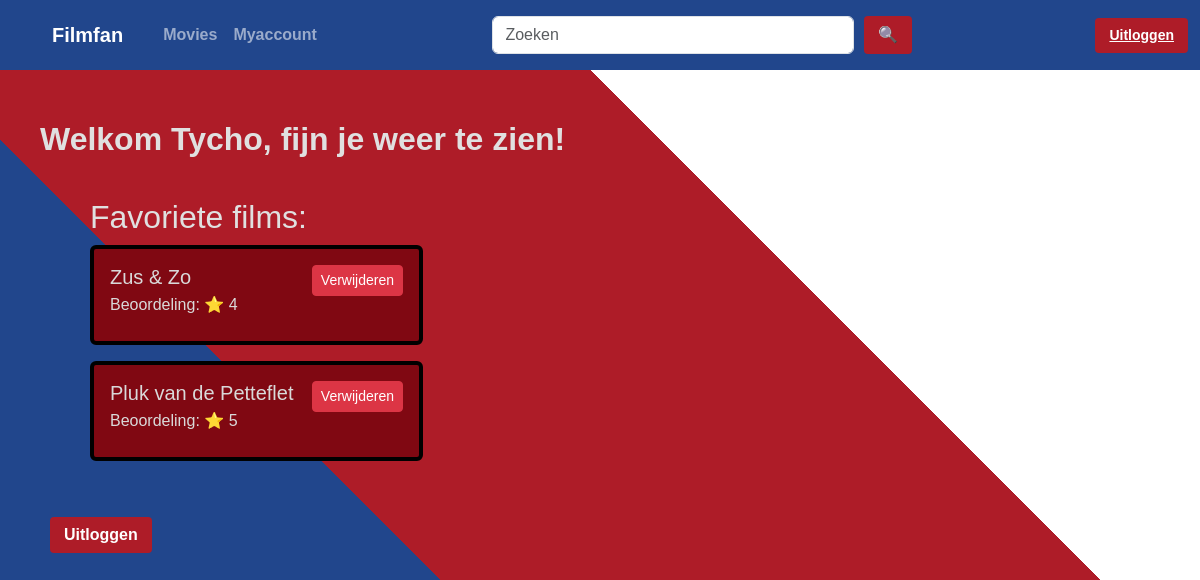
The page /myaccount (signed in) on the database its author committed.
### app/models.py (models this page shows, shortened)
class Film(db.Model):
    id: Mapped[int] = mapped_column(primary_key=True)
    title: Mapped[str] = mapped_column(Text)
    regisseur_id: Mapped[int] = mapped_column(ForeignKey("regisseur.id"))
    release_datum: Mapped[date] = mapped_column(Date, nullable=False)
    trailer_url: Mapped[str] = mapped_column(Text, nullable=False)
    regisseur = relationship("Regisseur", back_populates="films")
    rollen = relationship("Rol", back_populates="film")
    favorite_links = relationship("Favorite", back_populates="film")
    ratings = relationship("Rating", back_populates="film")

### app/users/routes.py (the view)
@bp.route("/myaccount")
def myaccount():
    user_id = session.get("user_id")
    if not user_id:
        flash("Je moet eerst inloggen om je account te zien.", "warning")
        return redirect("/login")
    query = (
        db.select(UserFavoriteRating, Film)
        .join(Film, Film.id == UserFavoriteRating.film_id)
        .where(UserFavoriteRating.user_id == user_id)
    )
    favorites = db.session.execute(query).all()
    return render_template("myaccount.html", favorites=favorites)

### app/users/templates/Myaccount.html (shortened to what this page needs)
{% extends "template.html" %}
{% block stylesheet %}
<link rel="stylesheet" href="{{ url_for('static', filename='css/template.css') }}">
<link rel="stylesheet" href="{{ url_for('static', filename='css/myaccount.css') }}">
{% endblock %}
{% block content %}
<h2> <strong>Welkom {{ session.get('username') }}, fijn je weer te zien!</strong></h2>
<div class="content-margin">
    <h2>Favoriete films:</h2>
    {% if favorites %}
    {% for ufr, film in favorites %}
    <div class="card mb-3">
        <div class="card-body d-flex justify-content-between align-items-start">
            <div>
                <h5 class="card-title mb-1">
                    <a href="/film/{{ film.id }}" class="text-decoration-none">
                        {{ film.title }}
                    </a>
                </h5>
                {% if ufr.rating %}
                <p class="card-text mb-2">Beoordeling: ⭐ {{ ufr.rating }}</p>
                {% else %}
                <p class="card-text mb-2">Beoordeling: Nog niet beoordeeld</p>
                {% endif %}
            </div>
            <form action="{{ url_for('films.favorite', film_id=film.id) }}" method="POST">
                <button type="submit" class="btn btn-danger btn-sm">Verwijderen</button>
            </form>
        </div>
    </div>
    {% endfor %}
    {% else %}
    <p>Je hebt nog geen favorieten.</p>
    {% endif %}
</div>
<a class="btn custom-button " id=btn-1 href="/logout">Uitloggen</a>
{% endblock %}

### app/static/css/template.css (style rules this page uses)
body { background: linear-gradient(45deg, #21468C 33%, #AE1C28 33%, #AE1C28 66%, #FFFFFF 66%); color: #E0E0E0; font-family: Arial, sans-serif; background-size: cover; background-position: center center; background-attachment: fixed; min-height: 100vh; }
.custom-button { background-color: #AE1C28; color: white; border: none; padding: 6px 14px; margin-left: 10px; border-radius: 4px; font-weight: 600; }
.content-margin { margin-left: 50px ; margin-top: 40px; }
a { color:#d9d9d9; }

### app/static/css/myaccount.css (style rules this page uses)
#btn-1 { margin-top: 40px; }
.card { background-color: #800812; border-color:black; border-width: 4px; color:#d9d9d9; min-width: 100px; max-width: 30%; }

### rows shown on the page
Film: title "Zus & Zo", rating "4"
Film: title "Pluk van de Petteflet", rating "5"

### other values the page prints
{{ session.get('username') }} "Tycho"
